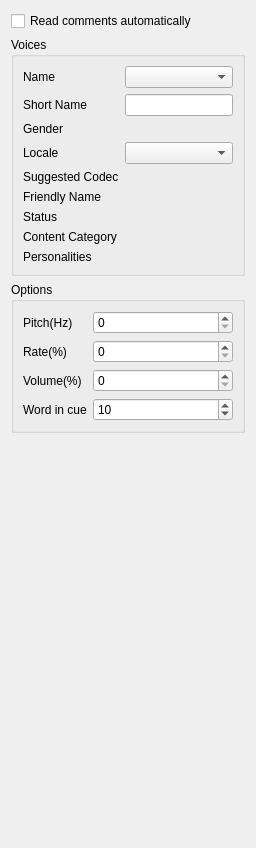
     <widget class="QWidget" name="tabSound">
      <attribute name="title">
       <string>Sound</string>
      </attribute>
      <layout class="QVBoxLayout" name="verticalLayout_9">
       <item>
        <widget class="QCheckBox" name="cbAutoReadComment">
         <property name="text">
          <string>Read comments automatically</string>
         </property>
        </widget>
       </item>
       <item>
        <widget class="QGroupBox" name="gbVoices">
         <property name="title">
          <string>Voices</string>
         </property>
         <layout class="QFormLayout" name="formLayout_3">
          <item row="0" column="0">
           <widget class="QLabel" name="label_30">
            <property name="text">
             <string>Name</string>
            </property>
           </widget>
          </item>
          <item row="0" column="1">
           <widget class="QComboBox" name="cbVoices"/>
          </item>
          <item row="1" column="0">
           <widget class="QLabel" name="label_31">
            <property name="text">
             <string>Short Name</string>
            </property>
           </widget>
          </item>
          <item row="1" column="1">
           <widget class="QLineEdit" name="edtVoiceShortName">
            <property name="readOnly">
             <bool>true</bool>
            </property>
           </widget>
          </item>
          <item row="2" column="0">
           <widget class="QLabel" name="label_32">
            <property name="text">
             <string>Gender</string>
            </property>
           </widget>
          </item>
          <item row="2" column="1">
           <widget class="QLabel" name="lblVoiceGender">
            <property name="text">
             <string/>
            </property>
           </widget>
          </item>
          <item row="3" column="0">
           <widget class="QLabel" name="label_34">
            <property name="text">
             <string>Locale</string>
            </property>
           </widget>
          </item>
          <item row="3" column="1">
           <widget class="QComboBox" name="cbLocale"/>
          </item>
          <item row="4" column="0">
           <widget class="QLabel" name="label_35">
            <property name="text">
             <string>Suggested Codec</string>
            </property>
           </widget>
          </item>
          <item row="4" column="1">
           <widget class="QLabel" name="lblVoiceSuggestedCodec"/>
          </item>
          <item row="5" column="0">
           <widget class="QLabel" name="label_37">
            <property name="text">
             <string>Friendly Name</string>
            </property>
           </widget>
          </item>
          <item row="5" column="1">
           <widget class="QLabel" name="lblVoiceFriendlyName"/>
          </item>
          <item row="6" column="0">
           <widget class="QLabel" name="label_39">
            <property name="text">
             <string>Status</string>
            </property>
           </widget>
          </item>
          <item row="6" column="1">
           <widget class="QLabel" name="lblVoiceStatus"/>
          </item>
          <item row="7" column="0">
           <widget class="QLabel" name="label_41">
            <property name="text">
             <string>Content Category</string>
            </property>
           </widget>
          </item>
          <item row="7" column="1">
           <widget class="QLabel" name="lblVoiceContentCategory"/>
          </item>
          <item row="8" column="0">
           <widget class="QLabel" name="label_43">
            <property name="text">
             <string>Personalities</string>
            </property>
           </widget>
          </item>
          <item row="8" column="1">
           <widget class="QLabel" name="lblVoicePersonalities">
            <property name="text">
             <string/>
            </property>
           </widget>
          </item>
         </layout>
        </widget>
       </item>
       <item>
        <widget class="QGroupBox" name="gbVoiceOptions">
         <property name="title">
          <string>Options</string>
         </property>
         <layout class="QFormLayout" name="formLayout_5">
          <item row="0" column="0">
           <widget class="QLabel" name="label_45">
            <property name="text">
             <string>Pitch(Hz)</string>
            </property>
           </widget>
          </item>
          <item row="0" column="1">
           <widget class="QSpinBox" name="spVoicePitch"/>
          </item>
          <item row="1" column="0">
           <widget class="QLabel" name="label_46">
            <property name="text">
             <string>Rate(%)</string>
            </property>
           </widget>
          </item>
          <item row="1" column="1">
           <widget class="QSpinBox" name="spVoiceRate"/>
          </item>
          <item row="2" column="0">
           <widget class="QLabel" name="label_47">
            <property name="text">
             <string>Volume(%)</string>
            </property>
           </widget>
          </item>
          <item row="2" column="1">
           <widget class="QSpinBox" name="spVoiceVolume"/>
          </item>
          <item row="3" column="0">
           <widget class="QLabel" name="label_38">
            <property name="text">
             <string>Word in cue</string>
            </property>
           </widget>
          </item>
          <item row="3" column="1">
           <widget class="QSpinBox" name="spWordInCue">
            <property name="value">
             <number>10</number>
            </property>
           </widget>
          </item>
         </layout>
        </widget>
       </item>
       <item>
        <spacer name="verticalSpacer_13">
         <property name="orientation">
          <enum>Qt::Orientation::Vertical</enum>
         </property>
         <property name="sizeHint" stdset="0">
          <size>
           <width>20</width>
           <height>404</height>
          </size>
         </property>
        </spacer>
       </item>
      </layout>
     </widget>
